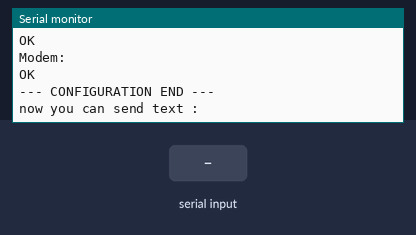
This sketch was run on a simulated Arduino Uno, built with avr-gcc and run on an emulated ATmega328P. Parts: the last lines printed to the serial monitor. The inputs (shaded band) are chosen by the test bench. The modem accepts every AT command (registered, SIM ready, sends succeed) and sends nothing else.

Above: at 3.7 s.
3.8 s: "1\n" received over Serial
At 4.5 s:
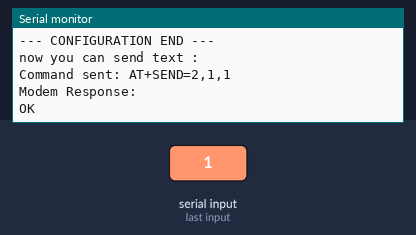
5.3 s: "1\n" received over the second serial link
At 5.6 s:
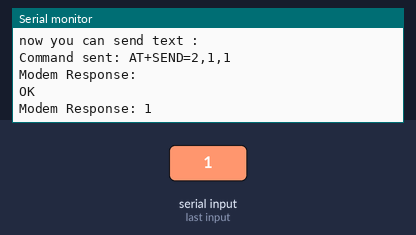
6.8 s: "0\n" received over Serial
At 8.0 s:
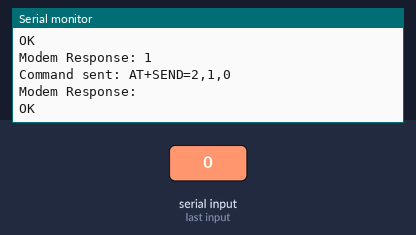
8.3 s: "0\n" received over the second serial link
At 9.1 s:
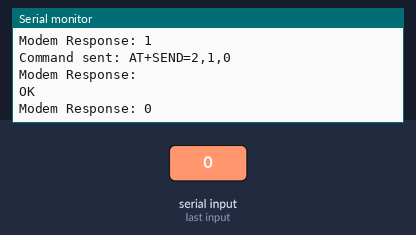

Measured:
- after the input at 3.8 s, the serial monitor: prints a new line at once (image 1)
- after the input at 5.3 s, the serial monitor: prints a new line at once (image 2)
- after the input at 6.8 s, the serial monitor: prints a new line at once (image 3)
- after the input at 8.3 s, the serial monitor: prints a new line at once (image 4)

The sketch:

sketch_jun16c.ino
```cpp
#include <SoftwareSerial.h>

SoftwareSerial loraSerial(2, 3);

void setup() {
  Serial.begin(9600);
  loraSerial.begin(9600); // Both the Arduino and LoRa are now synced at 9600!

  delay(1000);
  Serial.println("--- SENDER CONFIGURATION START ---");

  loraSerial.println("AT");
  delay(500);
  printLoRaResponse();

  loraSerial.println("AT+ADDRESS=1");
  delay(500);
  printLoRaResponse();

  loraSerial.println("AT+NETWORKID=18");
  delay(500);
  printLoRaResponse();

  Serial.println("--- CONFIGURATION END ---");
  Serial.println("now you can send text :");
}

void loop() {
  // 1. Read from Serial Monitor and send to LoRa
  if (Serial.available()) {
    String msg = Serial.readStringUntil('\n');
    msg.trim();

    if (msg.length() > 0) {
      String command = "AT+SEND=2," + String(msg.length()) + "," + msg;
      loraSerial.println(command);

      Serial.print("Command sent: ");
      Serial.println(command);
    }
  }

  // 2. Read from LoRa and print to Serial Monitor character-by-character
  if (loraSerial.available()) {
    Serial.print("Modem Response: ");
    while (loraSerial.available()) {
      char c = loraSerial.read();
      Serial.print(c);
      delay(2);
    }
    Serial.println();
  }
}

void printLoRaResponse() {
  if (loraSerial.available()) {
    Serial.print("Modem: ");
    while (loraSerial.available()) {
      char c = loraSerial.read();
      Serial.print(c);
      delay(2);
    }
    Serial.println();
  }
}
```
